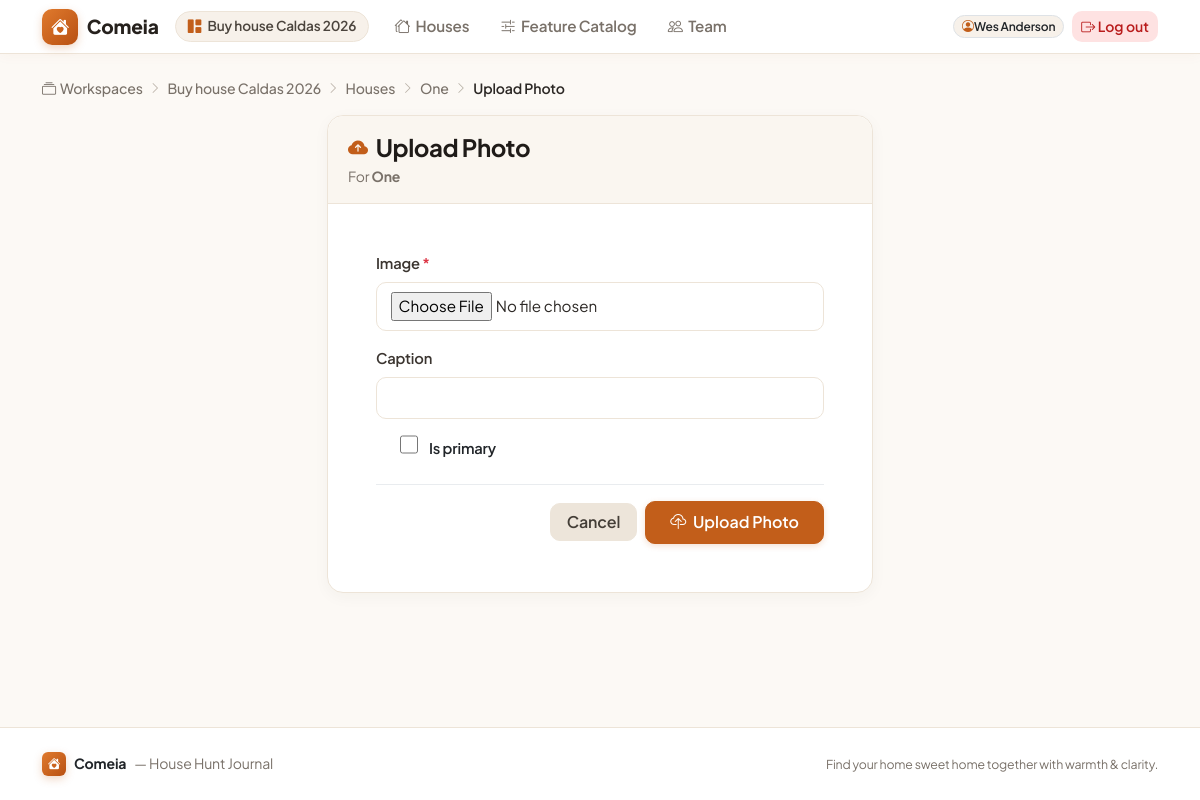
Page /w/buy-house-caldas-2026/houses/13/photos/new/ (signed in) on the committed database.
### accounts/models.py (models this page shows, shortened)
class Workspace(models.Model):
    name = models.CharField(max_length=120)
    slug = models.SlugField(max_length=140, unique=True, blank=True)
    description = models.TextField(blank=True)
    created_by = models.ForeignKey(
        settings.AUTH_USER_MODEL,
        on_delete=models.PROTECT,
        related_name="created_workspaces",
    )
    created_at = models.DateTimeField(auto_now_add=True)
    updated_at = models.DateTimeField(auto_now=True)
    class Meta:
        ordering = ("name",)
        verbose_name = _("workspace")
        verbose_name_plural = _("workspaces")
    def membership_for(self, user) -> "Membership | None":
        if not user.is_authenticated:
            return None
        return self.memberships.filter(user=user).select_related("user").first()

class User(AbstractUser):
    """Custom user model.

    Declared up-front so the project can extend it later without a painful
    migration.  Currently it adds nothing beyond :class:`AbstractUser`.
    """

### properties/models.py (models this page shows, shortened)
class House(models.Model):
    class Status(models.TextChoices):
        NEW = "new", _("New")
        VISITED = "visited", _("Visited")
        SHORTLISTED = "shortlisted", _("Shortlisted")
        REJECTED = "rejected", _("Rejected")
        OFFER = "offer", _("Offer made")
    workspace = models.ForeignKey(
        Workspace, on_delete=models.CASCADE, related_name="houses"
    )
    title = models.CharField(max_length=160)
    address = models.CharField(max_length=255, blank=True)
    city = models.CharField(max_length=120, blank=True)
    country = models.CharField(max_length=120, blank=True)
    price = models.DecimalField(
        max_digits=12, decimal_places=2, null=True, blank=True
    )
    currency = models.CharField(max_length=3, default="EUR")
    property_type = models.CharField(max_length=80, blank=True)
    bedrooms = models.PositiveSmallIntegerField(null=True, blank=True)
    bathrooms = models.PositiveSmallIntegerField(null=True, blank=True)
    area_sqm = models.DecimalField(
        max_digits=8, decimal_places=2, null=True, blank=True
    )
    lot_sqm = models.DecimalField(
        max_digits=10, decimal_places=2, null=True, blank=True
    )
    year_built = models.PositiveSmallIntegerField(null=True, blank=True)
    listing_url = models.URLField(blank=True)
    agent_name = models.CharField(
        max_length=160,
        blank=True,
        help_text=_("Person responsible for the listing (agent, owner, …)."),
    )
    status = models.CharField(
        max_length=16, choices=Status.choices, default=Status.NEW
    )
    created_by = models.ForeignKey(
        settings.AUTH_USER_MODEL,
        on_delete=models.PROTECT,
        related_name="created_houses",
    )
    created_at = models.DateTimeField(auto_now_add=True)
    updated_at = models.DateTimeField(auto_now=True)
    class Meta:
        ordering = ("-created_at",)
        verbose_name = _("house")
        verbose_name_plural = _("houses")
        indexes = [models.Index(fields=["workspace", "status"])]

### properties/views.py (the view, shortened to what this page needs)
class HousePhotoCreateView(HouseScopedMixin, SuccessMessageMixin, CreateView):
    model = HousePhoto
    form_class = HousePhotoForm
    template_name = "properties/housephoto_form.html"
    success_message = "Photo uploaded."
    require_editor = True

### templates/properties/housephoto_form.html (shortened to what this page needs)
{% extends "base.html" %}
{% block content %}
<nav class="breadcrumb-cozy" aria-label="breadcrumb">
    <a href="{% url 'accounts:workspace_list' %}"><i class="bi bi-collection me-1"></i>Workspaces</a>
    <span class="separator"><i class="bi bi-chevron-right"></i></span>
    <a href="{% url 'accounts:workspace_detail' workspace.slug %}">{{ workspace.name }}</a>
    <span class="separator"><i class="bi bi-chevron-right"></i></span>
    <a href="{% url 'properties:house_list' workspace.slug %}">Houses</a>
    <span class="separator"><i class="bi bi-chevron-right"></i></span>
    <a href="{% url 'properties:house_detail' workspace.slug house.pk %}">{{ house.title }}</a>
    <span class="separator"><i class="bi bi-chevron-right"></i></span>
    <span class="current">Upload Photo</span>
</nav>
<div class="row justify-content-center">
    <div class="col-12 col-md-8 col-lg-6">
        <div class="card card-cozy">
            <div class="card-cozy-header">
                <div class="d-flex align-items-center gap-2">
                    <i class="bi bi-cloud-arrow-up-fill text-primary-warm fs-5"></i>
                    <h1 class="h4 font-heading mb-0">Upload Photo</h1>
                </div>
                <div class="text-muted-warm small mt-1">For <strong>{{ house.title }}</strong></div>
            </div>
            <div class="card-body p-4 p-md-5">
                <form method="post" enctype="multipart/form-data" novalidate>
                    {% for field in form %}
                        <div class="mb-3 {% if field.name == 'is_primary' %}form-check mt-3{% endif %}">
                            {% if field.name == 'is_primary' %}
                                {{ field }}
                                <label for="{{ field.id_for_label }}" class="form-check-label fw-semibold text-dark ms-2 d-inline">
                                    {{ field.label }}
                                </label>
                            {% else %}
                                <label for="{{ field.id_for_label }}" class="form-label">
                                    {{ field.label }}
                                    {% if field.field.required %}<span class="text-danger">*</span>{% endif %}
                                </label>
                                {{ field }}
                            {% endif %}
                        </div>
                    {% endfor %}
                    <div class="d-flex align-items-center justify-content-end gap-2 pt-3 border-top border-light-subtle mt-4">
                        <a href="{% url 'properties:house_detail' workspace.slug house.pk %}" class="btn btn-secondary px-3">Cancel</a>
                        <button type="submit" class="btn btn-primary px-4">
                            <i class="bi bi-cloud-upload me-1"></i> Upload Photo
                        </button>
                    </div>
                </form>
            </div>
        </div>
    </div>
</div>
{% endblock %}

### templates/base.html (shortened to what this page needs)
{% load static %}
<!doctype html>
<html lang="en">
<head>
    <link href="https://cdn.jsdelivr.net/npm/bootstrap@5.3.3/dist/css/bootstrap.min.css" rel="stylesheet">
    <link rel="stylesheet" href="https://cdn.jsdelivr.net/npm/bootstrap-icons@1.11.3/font/bootstrap-icons.min.css">
</head>
<body>
<header class="navbar navbar-expand-lg navbar-comeia sticky-top">
    <div class="container-xl">
        <a class="brand-text" href="{% url 'accounts:workspace_list' %}">
            <span class="brand-logo-icon"><i class="bi bi-house-heart-fill"></i></span>
            <span>Comeia</span>
        </a>
        <div class="collapse navbar-collapse" id="navbarComeiaNav">
            <div class="navbar-nav me-auto align-items-lg-center ms-lg-3 mt-2 mt-lg-0 gap-1">
                {% if workspace %}
                    <div class="d-flex align-items-center me-2 my-1 my-lg-0">
                        <a href="{% url 'accounts:workspace_detail' workspace.slug %}" class="workspace-chip" title="Active workspace">
                            <i class="bi bi-grid-1x2-fill text-primary-warm"></i>
                            <span class="text-truncate" style="max-width: 180px;">{{ workspace.name }}</span>
                        </a>
                    </div>
                    <a class="nav-link-cozy" href="{% url 'properties:house_list' workspace.slug %}">
                        <i class="bi bi-houses"></i> Houses
                    </a>
                    <a class="nav-link-cozy" href="{% url 'properties:feature_list' workspace.slug %}">
                        <i class="bi bi-sliders2"></i> Feature Catalog
                    </a>
                    <a class="nav-link-cozy" href="{% url 'accounts:workspace_detail' workspace.slug %}">
                        <i class="bi bi-people"></i> Team
                    </a>
                {% else %}
                    <a class="nav-link-cozy" href="{% url 'accounts:workspace_list' %}">
                        <i class="bi bi-collection"></i> Workspaces
                    </a>
                {% endif %}
            </div>
            <div class="navbar-nav ms-auto align-items-lg-center gap-2 mt-3 mt-lg-0">
                {% if user.is_authenticated %}
                    <div class="d-flex align-items-center gap-2">
                        <span class="badge bg-surface text-dark border px-2.5 py-1.5 d-inline-flex align-items-center gap-1.5" style="border-radius: 12px; font-weight: 600;">
                            <i class="bi bi-person-circle text-primary-warm"></i> {{ user.get_full_name|default:user.username }}
                        </span>
                        <form method="post" action="{% url 'accounts:logout' %}" class="d-inline m-0">
                            <button type="submit" class="btn btn-sm btn-soft-danger px-2.5 py-1" title="Log out">
                                <i class="bi bi-box-arrow-right"></i> Log out
                            </button>
                        </form>
                    </div>
                {% endif %}
            </div>
        </div>
    </div>
</header>
<main class="container-xl py-4 flex-grow-1">
    {% block content %}{% endblock %}
</main>
<footer class="footer-comeia">
    <div class="container-xl d-flex flex-column flex-sm-row justify-content-between align-items-center gap-2">
        <div class="d-flex align-items-center gap-2">
            <span class="brand-logo-icon" style="width: 24px; height: 24px; font-size: 0.8rem; border-radius: 6px;"><i class="bi bi-house-heart-fill"></i></span>
            <span class="fw-bold text-dark">Comeia</span>
            <span class="text-muted-warm">— House Hunt Journal</span>
        </div>
        <div class="text-muted-warm small">
            Find your home sweet home together with warmth & clarity.
        </div>
    </div>
</footer>
</body>
</html>

### rows in the picture
Workspace: name "Buy house Caldas 2026"
User: get_full_name "Wes Anderson"
House: title "One"

### other values in the picture
{{ field.label }} "Image" "Caption"
{{ field.label }} "Is primary"
